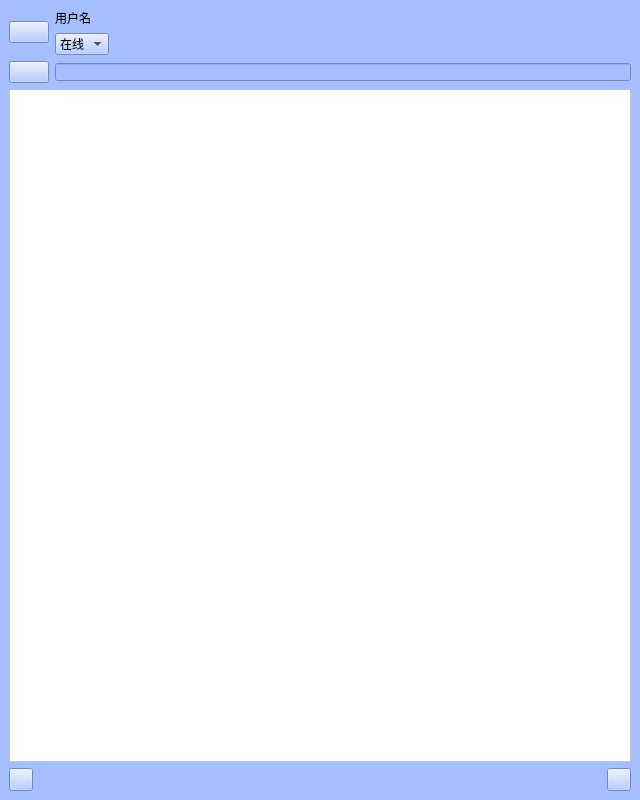
<?xml version="1.0" encoding="UTF-8"?>
<ui version="4.0">
 <class>MainWindow</class>
 <widget class="QStackedWidget" name="MainWindow">
  <property name="geometry">
   <rect>
    <x>0</x>
    <y>0</y>
    <width>640</width>
    <height>800</height>
   </rect>
  </property>
  <property name="windowTitle">
   <string>StackedWidget</string>
  </property>
  <property name="windowIcon">
   <iconset resource="qtalk.qrc">
    <normaloff>:/image/Qtalk.png</normaloff>:/image/Qtalk.png</iconset>
  </property>
  <property name="styleSheet">
   <string notr="true">background-color: rgb(164, 190, 255);</string>
  </property>
  <property name="currentIndex">
   <number>1</number>
  </property>
  <widget class="QWidget" name="loginpage">
   <layout class="QHBoxLayout" name="horizontalLayout_8">
    <item>
     <spacer name="horizontalSpacer_3">
      <property name="orientation">
       <enum>Qt::Horizontal</enum>
      </property>
      <property name="sizeType">
       <enum>QSizePolicy::Expanding</enum>
      </property>
      <property name="sizeHint" stdset="0">
       <size>
        <width>40</width>
        <height>20</height>
       </size>
      </property>
     </spacer>
    </item>
    <item>
     <layout class="QVBoxLayout" name="verticalLayout_8">
      <item>
       <spacer name="verticalSpacer_2">
        <property name="orientation">
         <enum>Qt::Vertical</enum>
        </property>
        <property name="sizeType">
         <enum>QSizePolicy::Expanding</enum>
        </property>
        <property name="sizeHint" stdset="0">
         <size>
          <width>20</width>
          <height>40</height>
         </size>
        </property>
       </spacer>
      </item>
      <item>
       <layout class="QGridLayout" name="gridLayout">
        <item row="2" column="0">
         <widget class="QLabel" name="label_1">
          <property name="text">
           <string>域名：</string>
          </property>
         </widget>
        </item>
        <item row="1" column="0">
         <widget class="QLabel" name="label_2">
          <property name="text">
           <string>密码：</string>
          </property>
         </widget>
        </item>
        <item row="2" column="1">
         <widget class="QLineEdit" name="domainEdit"/>
        </item>
        <item row="0" column="0">
         <widget class="QLabel" name="label_3">
          <property name="text">
           <string>账号：</string>
          </property>
         </widget>
        </item>
        <item row="1" column="1">
         <widget class="QLineEdit" name="passwordEdit">
          <property name="styleSheet">
           <string notr="true"/>
          </property>
          <property name="inputMethodHints">
           <set>Qt::ImhNone</set>
          </property>
          <property name="clearButtonEnabled">
           <bool>false</bool>
          </property>
         </widget>
        </item>
        <item row="0" column="1">
         <widget class="QLineEdit" name="usernameEdit">
          <property name="text">
           <string/>
          </property>
         </widget>
        </item>
       </layout>
      </item>
      <item>
       <layout class="QVBoxLayout" name="verticalLayout_2">
        <item>
         <layout class="QHBoxLayout" name="horizontalLayout">
          <item>
           <widget class="QCheckBox" name="checkBox">
            <property name="text">
             <string>记住密码</string>
            </property>
           </widget>
          </item>
          <item>
           <widget class="QLabel" name="status_label">
            <property name="font">
             <font>
              <weight>50</weight>
              <bold>false</bold>
             </font>
            </property>
            <property name="styleSheet">
             <string notr="true">color: rgb(239, 41, 41);</string>
            </property>
            <property name="text">
             <string/>
            </property>
           </widget>
          </item>
         </layout>
        </item>
        <item>
         <widget class="QPushButton" name="login_button">
          <property name="enabled">
           <bool>true</bool>
          </property>
          <property name="styleSheet">
           <string notr="true"/>
          </property>
          <property name="text">
           <string>登录</string>
          </property>
         </widget>
        </item>
        <item>
         <widget class="QPushButton" name="register_button">
          <property name="text">
           <string>注册</string>
          </property>
         </widget>
        </item>
        <item>
         <widget class="QPushButton" name="exitButton">
          <property name="text">
           <string>退出</string>
          </property>
         </widget>
        </item>
       </layout>
      </item>
      <item>
       <spacer name="verticalSpacer">
        <property name="orientation">
         <enum>Qt::Vertical</enum>
        </property>
        <property name="sizeType">
         <enum>QSizePolicy::Expanding</enum>
        </property>
        <property name="sizeHint" stdset="0">
         <size>
          <width>20</width>
          <height>40</height>
         </size>
        </property>
       </spacer>
      </item>
     </layout>
    </item>
    <item>
     <spacer name="horizontalSpacer_4">
      <property name="orientation">
       <enum>Qt::Horizontal</enum>
      </property>
      <property name="sizeType">
       <enum>QSizePolicy::Expanding</enum>
      </property>
      <property name="sizeHint" stdset="0">
       <size>
        <width>40</width>
        <height>20</height>
       </size>
      </property>
     </spacer>
    </item>
   </layout>
  </widget>
  <widget class="QWidget" name="mainpage">
   <layout class="QVBoxLayout" name="verticalLayout">
    <item>
     <layout class="QHBoxLayout" name="horizontalLayout_6">
      <item>
       <widget class="QPushButton" name="userIcon">
        <property name="sizePolicy">
         <sizepolicy hsizetype="Fixed" vsizetype="Fixed">
          <horstretch>0</horstretch>
          <verstretch>0</verstretch>
         </sizepolicy>
        </property>
        <property name="styleSheet">
         <string notr="true">border-image: url(:/image/userIcon.png);</string>
        </property>
        <property name="text">
         <string/>
        </property>
       </widget>
      </item>
      <item>
       <layout class="QVBoxLayout" name="verticalLayout_5">
        <item>
         <widget class="QLabel" name="userName">
          <property name="text">
           <string>用户名</string>
          </property>
         </widget>
        </item>
        <item>
         <layout class="QHBoxLayout" name="horizontalLayout_5">
          <item>
           <widget class="QComboBox" name="comboBox">
            <item>
             <property name="text">
              <string>在线</string>
             </property>
            </item>
            <item>
             <property name="text">
              <string>忙碌</string>
             </property>
            </item>
            <item>
             <property name="text">
              <string>离开</string>
             </property>
            </item>
            <item>
             <property name="text">
              <string>注销</string>
             </property>
            </item>
           </widget>
          </item>
          <item>
           <spacer name="horizontalSpacer_2">
            <property name="orientation">
             <enum>Qt::Horizontal</enum>
            </property>
            <property name="sizeType">
             <enum>QSizePolicy::Expanding</enum>
            </property>
            <property name="sizeHint" stdset="0">
             <size>
              <width>40</width>
              <height>20</height>
             </size>
            </property>
           </spacer>
          </item>
         </layout>
        </item>
       </layout>
      </item>
     </layout>
    </item>
    <item>
     <layout class="QHBoxLayout" name="horizontalLayout_9">
      <item>
       <widget class="QPushButton" name="filterIcon">
        <property name="enabled">
         <bool>true</bool>
        </property>
        <property name="styleSheet">
         <string notr="true">border-image: url(:/image/searchIcon.png);</string>
        </property>
        <property name="text">
         <string/>
        </property>
       </widget>
      </item>
      <item>
       <widget class="QLineEdit" name="filterEdit">
        <property name="styleSheet">
         <string notr="true">image: url(:/image/searchIcon.png) 3 10 3 10;
padding-right:178;</string>
        </property>
       </widget>
      </item>
     </layout>
    </item>
    <item>
     <widget class="QMyListWidget" name="contactList">
      <property name="styleSheet">
       <string notr="true">background-color: rgb(255, 255, 255);</string>
      </property>
     </widget>
    </item>
    <item>
     <layout class="QHBoxLayout" name="horizontalLayout_4">
      <item>
       <widget class="QToolButton" name="addContact">
        <property name="styleSheet">
         <string notr="true">border-image: url(:/image/addIcon.png);</string>
        </property>
        <property name="text">
         <string/>
        </property>
       </widget>
      </item>
      <item>
       <spacer name="horizontalSpacer">
        <property name="orientation">
         <enum>Qt::Horizontal</enum>
        </property>
        <property name="sizeHint" stdset="0">
         <size>
          <width>40</width>
          <height>20</height>
         </size>
        </property>
       </spacer>
      </item>
      <item>
       <widget class="QToolButton" name="quitButton">
        <property name="styleSheet">
         <string notr="true">border-image: url(:/image/quitIcon.png);</string>
        </property>
        <property name="text">
         <string/>
        </property>
       </widget>
      </item>
     </layout>
    </item>
   </layout>
  </widget>
 </widget>
 <customwidgets>
  <customwidget>
   <class>QMyListWidget</class>
   <extends>QListWidget</extends>
   <header>qmylistwidget.h</header>
  </customwidget>
 </customwidgets>
 <tabstops>
  <tabstop>usernameEdit</tabstop>
  <tabstop>passwordEdit</tabstop>
  <tabstop>domainEdit</tabstop>
  <tabstop>checkBox</tabstop>
  <tabstop>login_button</tabstop>
  <tabstop>register_button</tabstop>
  <tabstop>exitButton</tabstop>
  <tabstop>userIcon</tabstop>
  <tabstop>comboBox</tabstop>
  <tabstop>contactList</tabstop>
  <tabstop>addContact</tabstop>
  <tabstop>quitButton</tabstop>
 </tabstops>
 <resources>
  <include location="qtalk.qrc"/>
 </resources>
 <connections/>
</ui>
